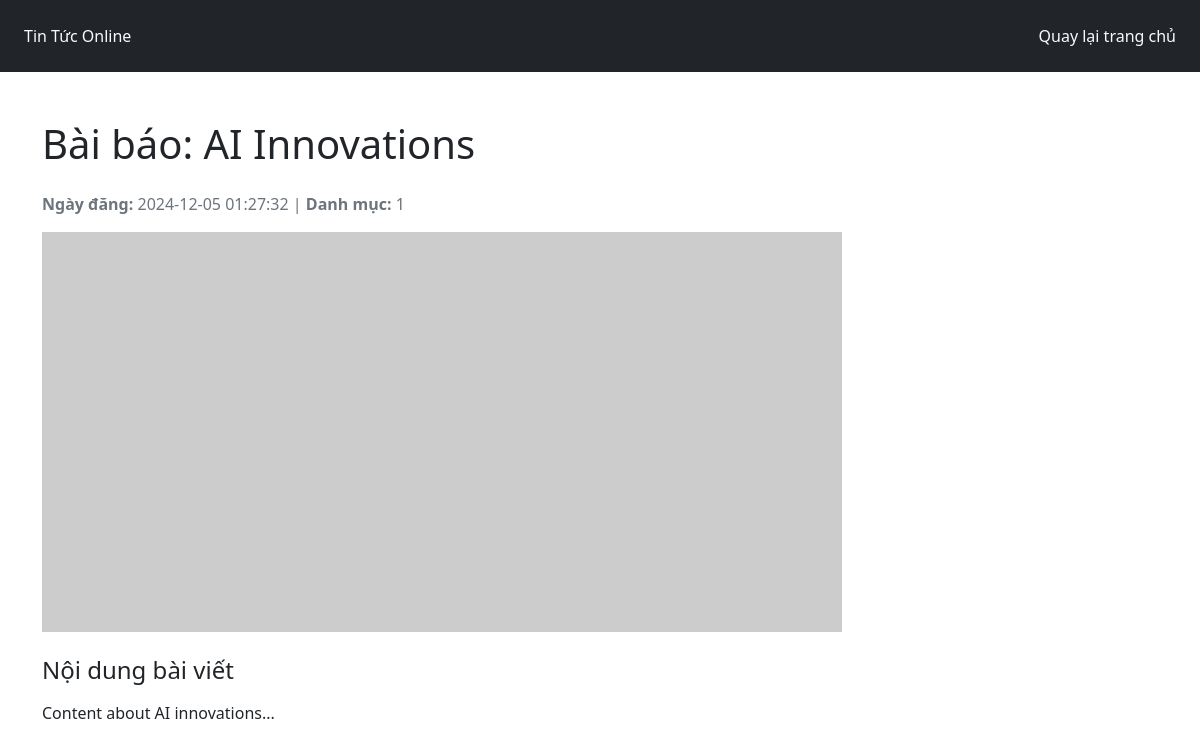
The page /index.php?controller=HomeController&action=detail&id=1 on the database its author committed.
### tables this page shows
CREATE TABLE news (
    id INT AUTO_INCREMENT PRIMARY KEY,
    title VARCHAR(255) NOT NULL,
    content TEXT NOT NULL,
    image VARCHAR(255),
    created_at DATETIME NOT NULL,
    category_id INT NOT NULL,
    FOREIGN KEY (category_id) REFERENCES categories(id)
);

### controllers/HomeController.php (called while the page is built, shortened)
<?php
class HomeController
{
    private $newsModel;
    public function __construct()
    {
        $this->newsModel = new NewsModel();
    }
    public function detail()
    {
        $id = $_GET['id'];
        $new = $this->newsModel->getNewsById($id);
        require_once __DIR__ . '/../views/news/detail.php';
    }
}

### models/News.php (called while the page is built, shortened)
<?php
require_once __DIR__ . '/../config/config.php';
class NewsModel
{
    private $pdo;
    public function __construct()
    {
        global $pdo;
        $this->pdo = $pdo;
    }
    public function getNewsById($id)
    {
        $sql = "SELECT * FROM news WHERE id = :id";
        $stmt = $this->pdo->prepare($sql);
        $stmt->execute(['id' => $id]);
        return $stmt->fetch(PDO::FETCH_ASSOC);
    }
}

### views/news/detail.php (the view, shortened to what this page needs)
<!DOCTYPE html>
<html lang="en">
<head>
    <link href="https://cdn.jsdelivr.net/npm/bootstrap@5.0.2/dist/css/bootstrap.min.css" rel="stylesheet">
    <link href="../../assets/css/style.css" rel="stylesheet">
</head>
<body>
    <nav class="navbar  bg-dark p-4">
        <span class="text-light">Tin Tức Online</span>
        <span class="text-light">Quay lại trang chủ</span>
    </nav>
    <div class="container mt-5">
        <div class="row">
            <div class="col-md-12">
                <h1 class="mb-4">Bài báo: <?= $new['title'] ?></h1>
                <p class="text-muted">
                    <strong>Ngày đăng:</strong> <?= $new['created_at'] ?> |
                    <strong>Danh mục:</strong> <?= $new['category_id'] ?>
                </p>
                <img src="https://via.placeholder.com/800x400" alt="Hình ảnh bài báo" class="img-fluid mb-4">
                <div>
                    <h4 class="mb-3">Nội dung bài viết</h4>
                    <p>
                        <?= $new['content'] ?>
                    </p>
                </div>
            </div>
        </div>
    </div>
</body>
</html>

### assets/css/style.css (style rules this page uses)
* { margin: 0; padding: 0; box-sizing: border-box; }

### rows shown on the page
news: title "AI Innovations", created_at "2024-12-05 01:27:32", category "1", content "Content about AI innovations..."
